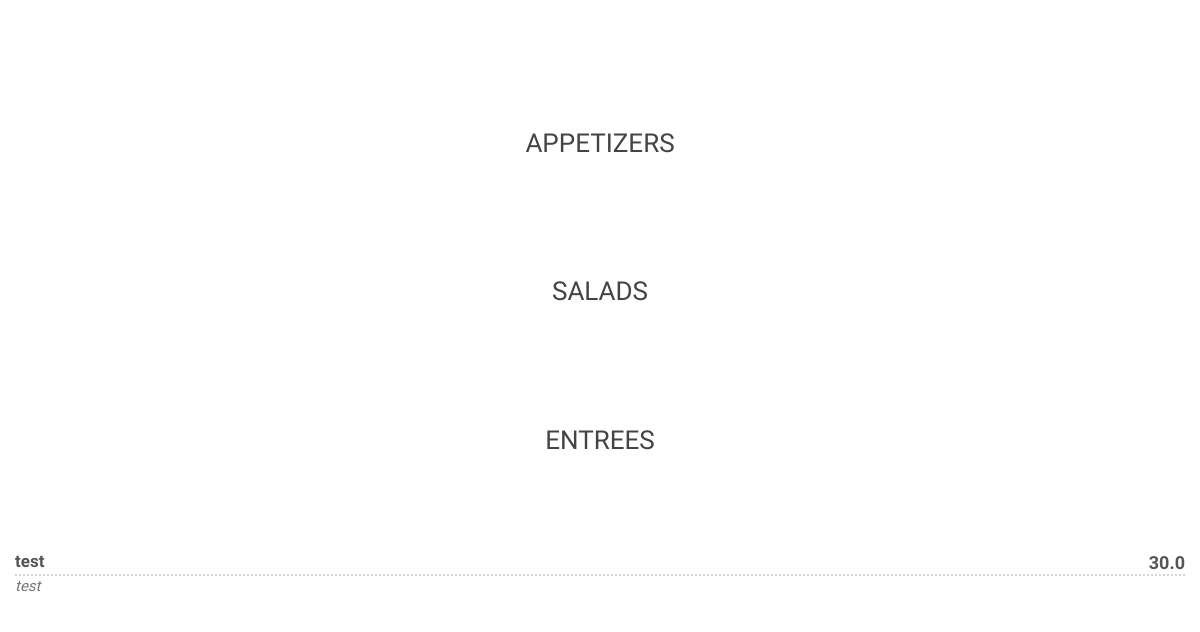
Page /dinner/ (lower part) on the earlier database version.
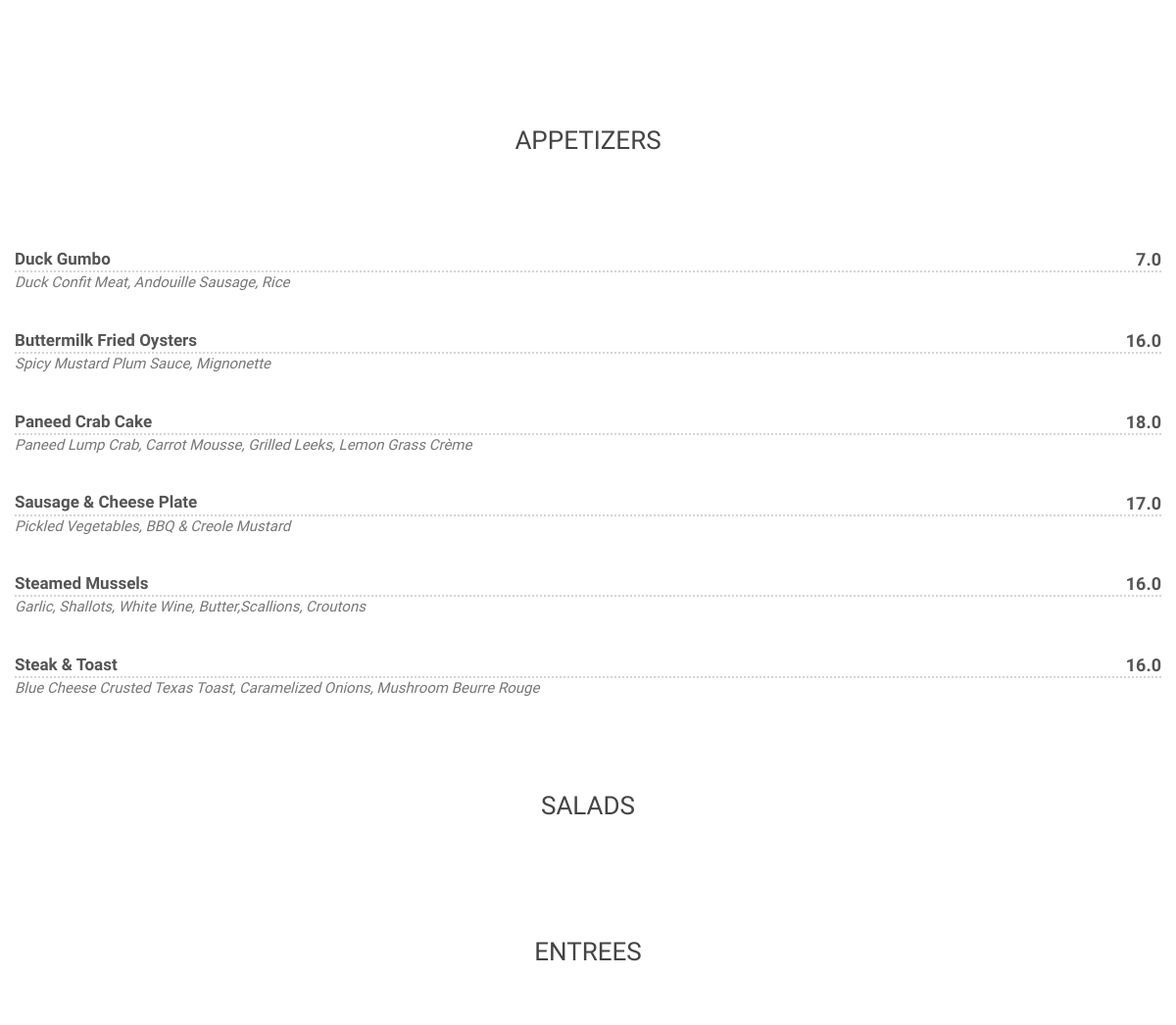
Same page on the later database version.
### mcewens/models.py (models this page shows)
class MenuItem(models.Model):
    name = models.CharField(max_length=50)
    CATEGORY_CHOICES = (
        ("Brunch", "Brunch"),
        ("Lunch", "Lunch"),
        ("Dinner", "Dinner"),
        ("Wine and Cocktails", "Wine and Cocktails"),
    )
    category = models.CharField(choices=CATEGORY_CHOICES, max_length=50)
    TYPE_CHOICES = (
        ("Appetizers", "Appetizers"),
        ("Salads", "Salads"),
        ("Entrees", "Entrees"),
        ("Sandwiches", "Sandwiches"),
        ("Desserts", "Desserts"),
        ("Wine", "Wine"),
        ("Cocktails", "Cocktails"),
    )
    item_type = models.CharField(choices=TYPE_CHOICES, max_length=50, blank=True)
    description = models.TextField(max_length=200, blank=True)
    price = models.FloatField()
    CURRENT_CHOICES = (
        (1, "On menu"),
        (0, "Not on menu"),
    )
    current = models.IntegerField(default=1, choices=CURRENT_CHOICES)
    class Meta:
        unique_together = ("name", "category")

### mcewens/views.py (the view)
# urls.py: path("dinner/", dinner_view, name="dinner"),
def dinner_view(request):
    TYPES = ("Appetizers", "Salads", "Entrees")
    dinner_item = get_current_by_category("Dinner").values()
    return render(request, "dinner.html", {"types": TYPES, "items": dinner_item})

### mcewens/models.py (called while the page is built)
def get_current_by_category(cat):
    return MenuItem.objects.filter(category=cat, current=1)

### mcewens/templates/dinner.html (shortened to what this page needs)
{% extends 'index.html' %} {% block content%}
<div id="restaurant-menu-dinner">
  <div class="container">
    <div class="row">
   {% for type in types %}
      <div class="container">
        <div class="row">
           <div class="overlay">
            <h2 class="menu-section-title">{{ type }}</h2>
            <div class="overlay">
              <div class="container">
                <div class="row">
                    {% for item in items %} {% if item.item_type == type %}
                    <div class="menu-item">
                      <div class="menu-item-name">{{ item.name }}</div>
                      <div class="menu-item-price">{{ item.price }}</div>
                      <div class="menu-item-description">{{ item.description }}</div>
                    </div>
                    {% endif %} {% endfor %} {% endfor %}
                  </div>
                  {% endblock content%}

Differences in the rows shown:
removed MenuItem: name "test", price "30.0", description "test", shown under "ENTREES"
added MenuItem: name "Duck Gumbo", price "7.0", description "Duck Confit Meat, Andouille Sausage, Rice", shown under "APPETIZERS"
added MenuItem: name "Buttermilk Fried Oysters", price "16.0", description "Spicy Mustard Plum Sauce, Mignonette", shown under "APPETIZERS"
added MenuItem: name "Paneed Crab Cake", price "18.0", description "Paneed Lump Crab, Carrot Mousse, Grilled Leeks, Lemon Grass Crème", shown under "APPETIZERS"
added MenuItem: name "Sausage & Cheese Plate", price "17.0", description "Pickled Vegetables, BBQ & Creole Mustard", shown under "APPETIZERS"
added MenuItem: name "Steamed Mussels", price "16.0", description "Garlic, Shallots, White Wine, Butter,Scallions, Croutons", shown under "APPETIZERS"
added MenuItem: name "Steak & Toast", price "16.0", description "Blue Cheese Crusted Texas Toast, Caramelized Onions, Mushroom Beurre Rouge", shown under "APPETIZERS"
